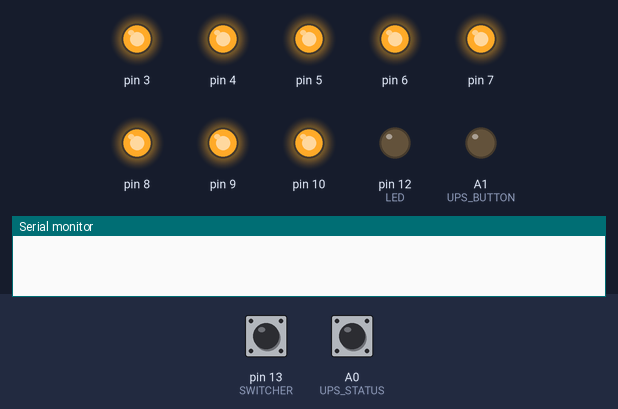
Bench run of a sketch on a simulated Arduino Uno, built with avr-gcc and run on an emulated ATmega328P. On the bench: output pins drawn as LEDs (lit = HIGH), the last lines printed to the serial monitor. Dashed ring = blinking. The test bench sets the inputs (shaded band); at power-on: pin 13 (SWITCHER) HIGH, A0 (UPS_STATUS) HIGH.

Above: at 1.8 s.
1.9 s: pin 13 (SWITCHER) pulled LOW for 0.6 s
At 2.65 s:
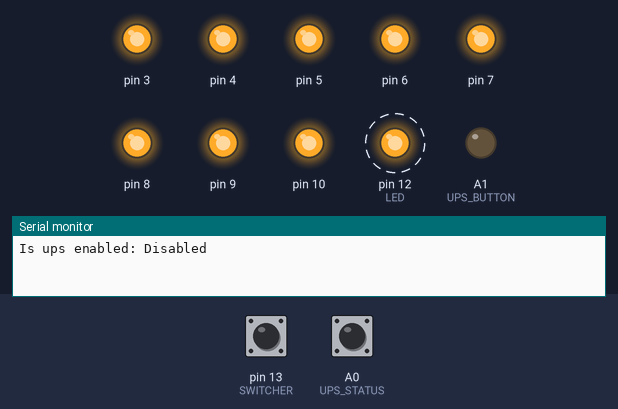
4.9 s: A0 (UPS_STATUS) pulled LOW for 3.2 s
At 5.05 s:
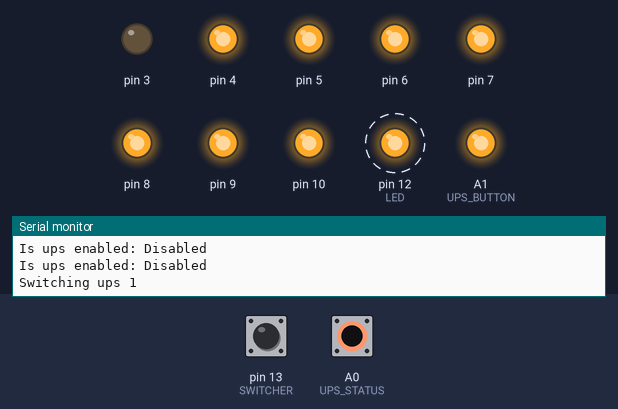
At 6.05 s:
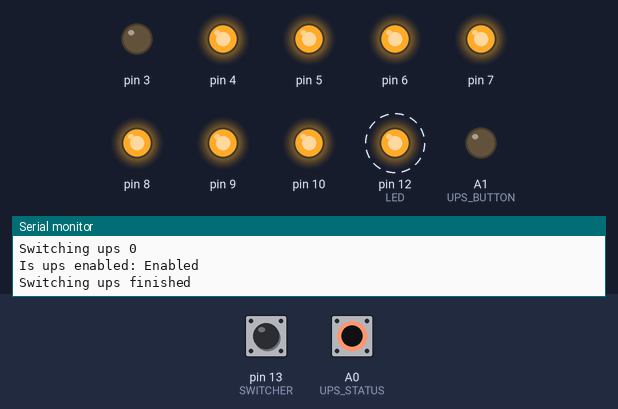
Timing chart, 0 to 23.6 s (numbered marks = the images above; inputs shaded):
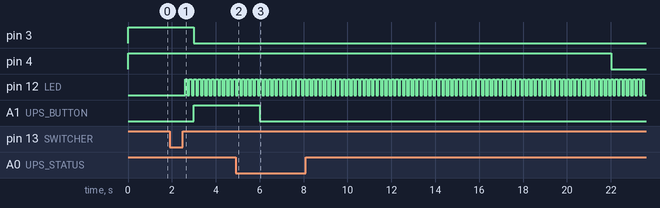

The sketch:

sketch.ino
```cpp
#define LOOP_DELAY 500
#define BLINK_INTERVAL 100
#define SIZE 9

#define X32 3
#define DI 4
#define TOP_L 5
#define TOP_R 6
#define SUB_AND_MON_L 7
#define SUB_AND_MON_R 8
#define STUFF_1 9
#define STUFF_2 10

#define LED 12
#define SWITCHER 13
#define UPS_STATUS A0
#define UPS_BUTTON A1
#define UPS_TIMEOUT 15000

bool is_switcher_on() {
  return digitalRead(SWITCHER) == HIGH;
}

void set_led(bool enabled) {
  digitalWrite(LED, enabled ? HIGH : LOW);
}

void delay_with_blink(int duration, int interval = BLINK_INTERVAL) {
  for (int i = 0; i < duration / interval; i++) {
    delay(interval);
    digitalWrite(LED, digitalRead(LED) == HIGH ? LOW : HIGH);
  }
}

class Pin {
protected:
  int relay_pin;
  bool relay_pin_inverted;
  int delay_before_on;
  int delay_before_off;

public:
  Pin(
    int relay_pin = 0,
    bool relay_pin_inverted = false,
    int delay_before_on = 0,
    int delay_before_off = 0
  ) : relay_pin(relay_pin),
      relay_pin_inverted(relay_pin_inverted),
      delay_before_on(delay_before_on),
      delay_before_off(delay_before_off) {
  }

  virtual void setup() {
    pinMode(relay_pin, OUTPUT);
    digitalWrite(relay_pin, relay_pin_inverted);
  }

  virtual bool is_enabled() {
    return digitalRead(relay_pin) != relay_pin_inverted;
  }

  virtual void enable() {
    if (is_enabled()) {
      return;
    }
    delay_with_blink(delay_before_on);
    digitalWrite(relay_pin, !relay_pin_inverted);
  }

  virtual void disable() {
    if (!is_enabled()) {
      return;
    }
    delay_with_blink(delay_before_off);
    digitalWrite(relay_pin, relay_pin_inverted);
  }
};

class UpsPin : public Pin {
public:
  UpsPin(int relay_pin = 0, bool inverted = false, int delay_on = 0, int delay_off = 0)
    : Pin(relay_pin, inverted, delay_on, delay_off) {}

  void setup() override {
    pinMode(UPS_STATUS, INPUT_PULLUP);
    pinMode(UPS_BUTTON, OUTPUT);
  }

  bool isUpsEnabled() {
    int isHigh = digitalRead(UPS_STATUS);
    Serial.print("Is ups enabled: ");
    Serial.print(isHigh ? "Disabled" : "Enabled");
    Serial.println();
    return isHigh != HIGH;
  }

  void press_button() {
    bool isEnabled = isUpsEnabled();
    Serial.println("Switching ups 1");
    digitalWrite(UPS_BUTTON, HIGH);
    delay_with_blink(3000);
    Serial.println("Switching ups 0");
    digitalWrite(UPS_BUTTON, LOW);
    int timeSpent = 0;
    while(isUpsEnabled() == isEnabled && timeSpent < UPS_TIMEOUT) {
      delay_with_blink(200, 50);
      timeSpent += 200;
    }
    Serial.println("Switching ups finished");
  }

  void enable() override {
    if(isUpsEnabled()) {
      return;
    }
    press_button();
  }

  void disable() override {
    if(!isUpsEnabled()) {
      return;
    }
    press_button();
  }

};

Pin* pins[SIZE] = {
  new Pin(X32,             true,     500,               1000),
  new UpsPin(),
  new Pin(DI,              true,     16000,           5000),
  new Pin(TOP_L,           true,     2000,            2000),
  new Pin(TOP_R,           true,     2000,            5000),
  new Pin(SUB_AND_MON_L,   true,     6000,            2000),
  new Pin(SUB_AND_MON_R,   true,     2000,            5000),
  new Pin(STUFF_1,         true,     2000,            2000),
  new Pin(STUFF_2,         true,     2000,            0)
};

void enable() {
  for (int i = 0; i < SIZE; i++) {
    if (!is_switcher_on()) {
      return;
    }
    Pin* pin = pins[i];
    pin->enable();
  }
  set_led(true);
}

void disable() {
  for (int i = SIZE - 1; i >= 0; i--) {
    if (is_switcher_on()) {
      return;
    }
    Pin* pin = pins[i];
    pin->disable();
  }
  set_led(false);
}
bool currentSwitchState = false;
void setup() {
  pinMode(SWITCHER, INPUT);
  pinMode(LED, OUTPUT);
  currentSwitchState = digitalRead(SWITCHER) == HIGH;
  for (int i = 0; i < SIZE; i++) {
    Pin* pin = pins[i];
    pin->setup();
  }

  Serial.begin(9600);
}

void loop() {
  delay(LOOP_DELAY);
  bool oldSwitchState = currentSwitchState;
  currentSwitchState = is_switcher_on();
  if (currentSwitchState == oldSwitchState) {
    return;
  }
  if(currentSwitchState) {
    enable();
  } else {
    disable();
  }
}
```

Measured:
- after the input at 1.9 s, pin 3: HIGH → LOW after 1.1 s; pin 12 (LED): alternates HIGH for 0.10 s and LOW for 0.10 s, starting after 0.70 s; A1 (UPS_BUTTON): LOW → HIGH after 1.1 s
- after the input at 4.9 s, pin 4: HIGH → LOW after 17.1 s; pin 12 (LED): alternates HIGH for 0.10 s and LOW for 0.10 s, starting after 1.2 s
